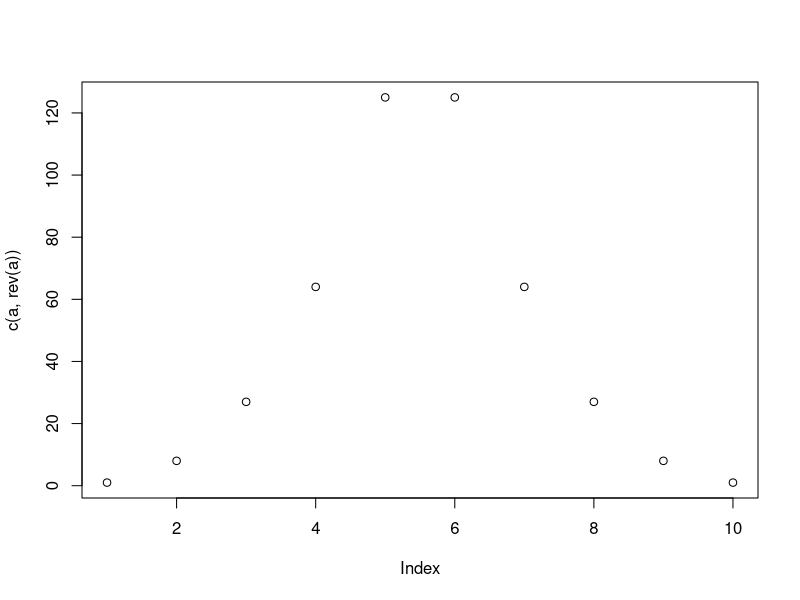

Recreate this plot in R.
print('Sum of the first n positive integers. Consider the sequence of positive integers 1, 2, 3, 4, .... One can show by mathematical induction that the sum of the first n of them is sn = n(n + 1)/2. For example, 1 + 2 + 3 + 4 + 5 = 15 = 5(6)/30. For values of n up to 50, we can illustrate this theorem in R as follows: ')
print('i = 1:50')
i = 1:50 
cat('s = i*(i+1)/2')
s = i*(i+1)/2
cat ('\n ') 
print(cumsum(i))
message('mean should be one?\n', mean(s == cumsum(i)))
cat('\n --------------------- \n')
cat('This difference function seems pretty cool. lets try to mess with it\n')
cat('> a <- (1:5)^3\n')
a<- (1:5)^3
cat('> a\n')
print(a)
cat('> diff(a)\n')
print(diff(a))
cat('\nnotice how its length is shorter than the original by one, naturally\n')
cat('\n')
cat('do some plotting\n\n')
cat('> plot(c(a,rev(a)))\n')
plot(c(a,rev(a)))